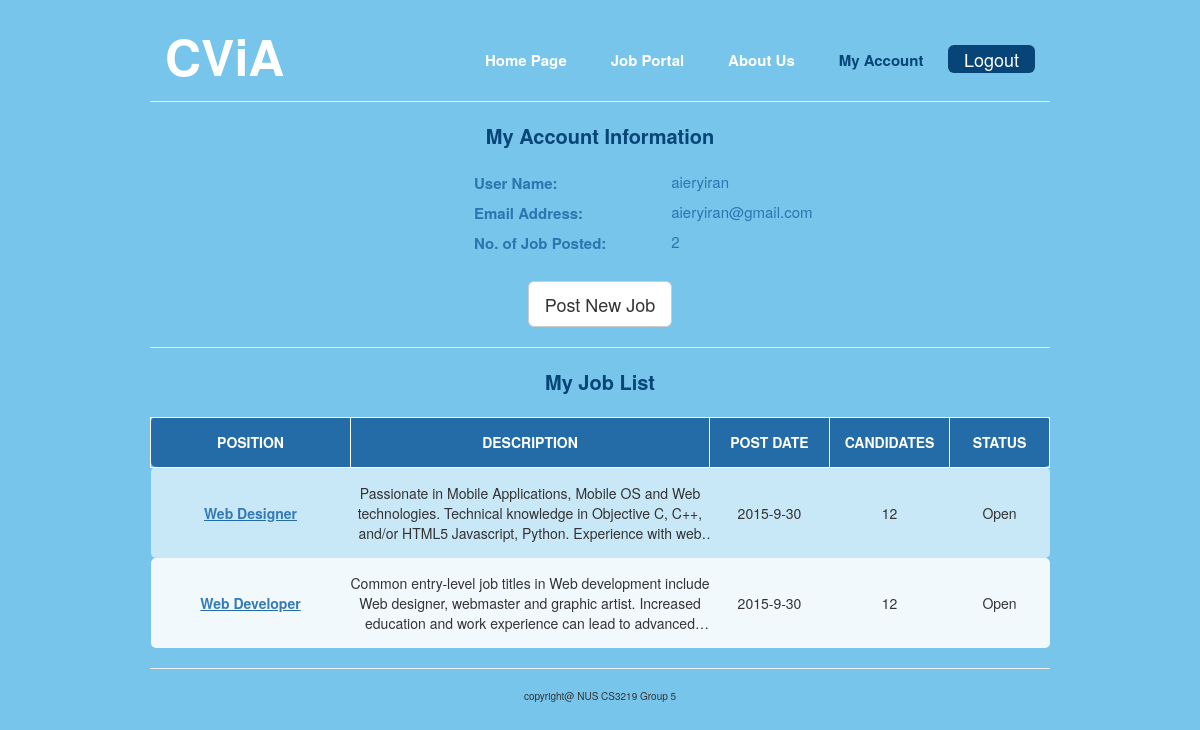
Screenshot of /myAccount.php (signed in) with the database file from the repository.
### tables this page shows
CREATE TABLE `members` (
`memberID` int(11) NOT NULL,
  `username` varchar(255) NOT NULL,
  `password` varchar(255) NOT NULL,
  `email` varchar(255) NOT NULL,
  `active` varchar(255) NOT NULL,
  `resetToken` varchar(255) DEFAULT NULL,
  `resetComplete` varchar(3) DEFAULT 'No'
);

CREATE TABLE `Job` (
`job_id` int(10) NOT NULL,
  `owner_id` int(10) NOT NULL,
  `job_title` varchar(255) NOT NULL,
  `job_description` varchar(2550) NOT NULL,
  `job_keyword` varchar(255) DEFAULT NULL,
  `job_company` varchar(255) DEFAULT NULL,
  `job_duedate` date DEFAULT NULL
);

### includes/config.php (called while the page is built, shortened)
<?php
try {
	$db = new PDO("mysql:host=".DBHOST.";port=3306;dbname=".DBNAME, DBUSER, DBPASS);
	$db->setAttribute(PDO::ATTR_ERRMODE, PDO::ERRMODE_EXCEPTION);
} catch(PDOException $e) {
    echo '<p class="bg-danger">'.$e->getMessage().'</p>';
    exit;
}
include('classes/user.php');
$user = new User($db);
?>

### classes/user.php (called while the page is built, shortened)
<?php
class User extends Password{
	public function is_logged_in(){
		if(isset($_SESSION['loggedin']) && $_SESSION['loggedin'] == true){
			return true;
		}
	}
}
?>

### myAccount.php (the view, shortened to what this page needs)
<?php
  require_once('includes/config.php');
  $userID = $_SESSION['id'];
?>
<!DOCTYPE html>
<html lang="en">
  <head>
    <link href="css/bootstrap.min.css" rel="stylesheet">
    <link href="css/indexcss.css" rel="stylesheet">
  </head>
  <body>
    <div id="wrapper">
      <div class="header">
        <div class="logoSection span_4 column">
          <p id="bigHeading">CViA</p>
        </div>
        <div class="tabSection span_8 column">
          <div class="tabs">
            <a href="index.php">Home Page</a>
            <a href="jobPortal.php">Job Portal</a>
            <a href="aboutUs.php">About Us</a>
            <a href="#" style="color:rgb(7, 68, 119);">My Account</a>
          </div>
          <div class="buttons">
            <?php
              if ($user->is_logged_in()){
                echo "<button id=\"LogoutButton\" type=\"button\" class=\"btn btn-default btn-lg\">Logout</button>";
              } else {
                echo "<button id=\"LoginButton\" type=\"button\" class=\"btn btn-default btn-lg\">Login</button>
                      <button id=\"RegisterButton\" type=\"button\" class=\"btn btn-default btn-lg\">Register</button>";
              }
            ?>
          </div>
        </div>
      </div>
      <hr>
      <?php
            $sql = "SELECT * FROM members WHERE memberID = $userID";
            $userInfo = mysql_query($sql);
            $row = mysql_fetch_assoc($userInfo);
      ?>
      <div class="banner">
        <div class="myAccountInfoPane">
          <p class="myAccountHeading">My Account Information</p>
          <table>
            <tr>
              <td class="label">User Name:</td>
              <td class="info"><?php echo $row["username"]; ?></td>
            </tr>
            <tr>
              <td class="label">Email Address:</td>
              <td class="info"><?php echo $row["email"]; ?></td>
            </tr>
            <tr>
              <td class="label">No. of Job Posted:</td>
              <td class="info">
                <?php
                  $sql = "SELECT * FROM Job WHERE owner_id = $userID";
                  $jobResult = mysql_query($sql);
                  $num_rows = mysql_num_rows($jobResult);
                  echo $num_rows;
                ?>
              </td>
            </tr>
          </table>
          <button id="UploadJobButton" type="button" class="btn btn-default btn-lg" style="margin-top:20px; margin:0 auto;">Post New Job</button>
        </div>
        <hr>
        <div class="postedJobPane">
          <p class="myAccountHeading">My Job List</p>
          <table class="myJobListTable">
            <tr class="myJobLabel">
              <td class="myJobPosition">POSITION</td>
              <td class="myJobDescription">DESCRIPTION</td>
              <td class="myJobDate">POST DATE</td>
              <td class="myJobCandidates">CANDIDATES</td>
              <td class="myJobStatus">STATUS</td>
            </tr>
            <?php
            $count = 0;
            while( $row = mysql_fetch_assoc($jobResult) ){
              if ($count % 2 == 0) {
                echo
                "<tr class=\"myJobEntry oddLine\">";
              } else {
                echo
                "<tr class=\"myJobEntry evenLine\">";
              }
              echo
              "<td class=\"myJobPosition\"><a href=\"jobPage.php?job=".$row["job_id"]."\" target=\"_blank\">".$row["job_title"]."</a></td>
              <td class=\"myJobDescription\">".$row["job_description"]."</td>
              <td class=\"myJobDate\">2015-9-30</td>
              <td class=\"myJobCandidates\">12</td>
              <td class=\"myJobStatus\">Open</td>
            </tr>";
              $count = $count + 1;
            }
            ?>
          </table>
        </div>
      </div>
      <hr>
    </div>
    <footer>
    <p>copyright@ NUS CS3219 Group 5</p>
  </footer>
  </body>
</html>

### css/indexcss.css (style rules this page uses)
body { background-color: rgb(119, 197,235); text-align: center; }
footer { font-size: 10px; }
#bigHeading { font-size: 50px; font-weight: bold; }
#wrapper { width: 70%; min-width: 900px; margin: 0 auto; }
hr { color: white; width: 100%; }
.header { padding-top: 20px; padding-bottom: 10px; width: 100%; vertical-align: middle; }
.logoSection { text-align: left; vertical-align: top; height: 100%; color: white; }
.column { float: left; padding: 0 15px; }
.span_4 { width: 33.3333%; }
.span_8 { width: 66.6667%; }
.tabSection a { padding-left: 10px; padding-right: 10px; padding-top: 10px; padding-bottom: 10px; margin-left: 10px; margin-right: 10px; color: white; font-size: 15px; font-weight: bold; -moz-border-radius: 4px; -webkit-border-radius: 4px; border-radius: 4px; }
.buttons { margin-top: 25px; text-align: right; }
#UploadJobButton { margin-bottom: 20px; }
#LogoutButton { border: none; color: white; padding-top: 2px; padding-bottom: 2px; background-color:rgb(7, 68, 119); }
.tabs { padding-top: 30px; height: 69px; float: left; margin: 0 auto; }
.oddLine { background-color: rgba(255, 255, 255, 0.6); }
.evenLine { background-color: rgba(255, 255, 255, 0.9); }
.myAccountInfoPane { text-align: center; width: 100%; }
.myAccountHeading { color:rgb(7, 68, 119); font-weight: bold; font-size: 20px; text-align: center; }
.myAccountInfoPane table { width: 400px; text-align: left; color: rgba(36, 108, 167, 0.9); margin-left: 35%; margin-top: 20px; margin-bottom: 20px; }
.myAccountInfoPane table .info { font-size: 15px; vertical-align: top; }
.myAccountInfoPane table .label { font-weight: bold; font-size: 15px; color: rgba(36, 108, 167, 0.9); vertical-align: middle; }
.myAccountInfoPane table td { height: 30px; }
.myJobListTable { margin: 0 auto; margin-top: 20px; }
.myJobListTable .myJobLabel { background-color: rgb(36, 108, 167); color: white; font-weight: bold; height: 50px; }
.myJobListTable .myJobLabel td { border: 1px solid white; }
.myJobListTable tr td:first-child { -moz-border-radius-topleft: 5px; -moz-border-radius-bottomleft: 5px; -webkit-border-top-left-radius: 5px; -webkit-border-bottom-left-radius: 5px; }
.myJobListTable tr td:last-child { -moz-border-radius-topright: 5px; -moz-border-radius-bottomright: 5px; -webkit-border-top-right-radius: 5px; -webkit-border-bottom-right-radius: 5px; }
.myJobListTable .myJobPosition { width: 200px; font-weight: bold; }
.myJobListTable .myJobEntry .myJobPosition { text-decoration: underline; color: rgb(36, 108, 167); }
.myJobListTable .myJobDate, .myJobCandidates { width: 120px; }
.myJobListTable .myJobStatus { width: 100px; }
.myJobListTable .myJobEntry .myJobDescription { overflow: hidden; text-overflow: ellipsis; display: -webkit-box; -webkit-box-orient: vertical; -webkit-line-clamp: 3; line-height: 20px; max-height: 80px; margin-top: 15px; margin-bottom: 15px; }

### rows the page displays
members: username "aieryiran", email "aieryiran@gmail.com"
job: job_title "Web Designer", job_description "Passionate in Mobile Applications, Mobile OS and Web technologies. Technical knowledge in Objective C, C++, and/or HTML5 Javascript, Python. Experience with…"
job: job_title "Web Developer", job_description "Common entry-level job titles in Web development include Web designer, webmaster and graphic artist. Increased education and work experience can lead to…"

### other values shown
$num_rows "2"
